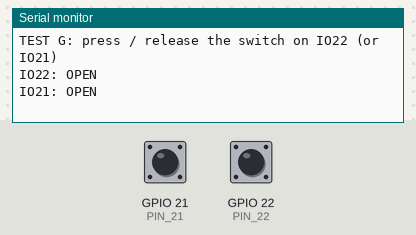
Simulated run of this sketch. Board: ESP32. On the bench: the last lines printed to the serial monitor. The test bench sets the inputs (shaded band); at power-on: GPIO 21 (PIN_21) HIGH, GPIO 22 (PIN_22) HIGH.

Above: at 1.5 s.
1.6 s: GPIO 21 (PIN_21) pulled LOW for 0.15 s
At 1.74 s:
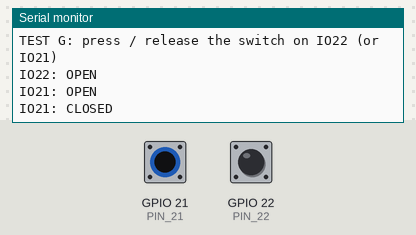
3.2 s: GPIO 22 (PIN_22) pulled LOW for 0.15 s
At 3.9 s:
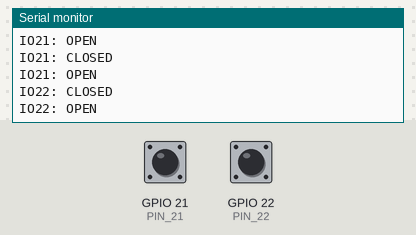

The sketch:

TestG_SwitchProbe.ino
```cpp
// TEST G — Tactile button / micro switch / phone hook switch: read it on header pin IO22 (and IO21 if you like)
// Connect: one side of the switch to header IO22, the other side to GND. USB (UART). Nothing else.
//          IO21 is also watched so a second switch can be checked at the same time. IO21 is never driven as an output
//          (it is the board's PA_ENABLE line).
// Pass:    "IO22: CLOSED" when pressed, "IO22: OPEN" when released, printed exactly once per action, no chatter.

const int PIN_22 = 22;                                   // header IO22 (also lights LED D4 when pulled low - free visual confirmation)
const int PIN_21 = 21;                                   // header IO21 (= PA_ENABLE; input only)
int last22 = -1;                                         // previous reading of IO22 (-1 = not read yet)
int last21 = -1;                                         // previous reading of IO21

void setup() {                                           // runs once
  Serial.begin(115200);                                  // open serial
  delay(300);                                            // settle
  pinMode(PIN_22, INPUT_PULLUP);                         // input with internal pull-up: reads HIGH (open) until shorted to GND
  pinMode(PIN_21, INPUT_PULLUP);                         // same for IO21
  Serial.println("TEST G: press / release the switch on IO22 (or IO21)");  // instructions
}

void loop() {                                            // runs forever
  int v22 = digitalRead(PIN_22);                         // read IO22: HIGH = open, LOW = closed
  if (v22 != last22) {                                   // only act when the state changes
    Serial.printf("IO22: %s\n", v22 ? "OPEN" : "CLOSED");  // report the new state
    last22 = v22;                                        // remember it
  }
  int v21 = digitalRead(PIN_21);                         // read IO21
  if (v21 != last21) {                                   // on change...
    Serial.printf("IO21: %s\n", v21 ? "OPEN" : "CLOSED");  // ...report
    last21 = v21;                                        // remember
  }
  delay(20);                                             // 20 ms debounce - a good switch prints once per press; a bad one chatters
}
```

Measured:
- after the input at 1.6 s, the serial monitor: prints a new line at once (image 1)
- after the input at 3.2 s, the serial monitor: prints a new line at once (image 2)
